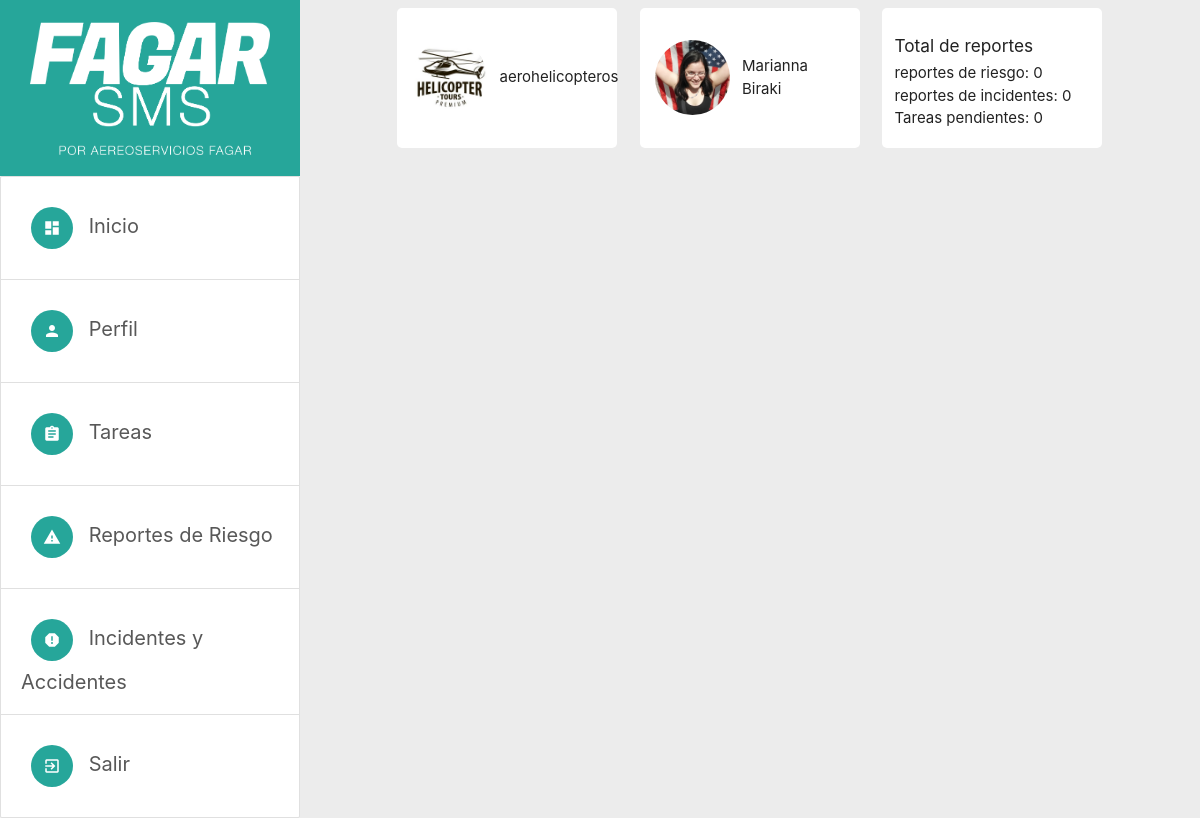
The app's page /employee/dashboard/ (signed in) with its own data.
### users/models.py (models this page shows)
class Company(models.Model):
    company_sms_manager = models.ForeignKey(SmsManager, on_delete=models.CASCADE, related_name='managed_by')
    name                = models.CharField(max_length=100)
    type_of_company     = models.CharField(max_length=1, choices=TYPE_OF_COMPANY, blank=True)
    phone               = models.PositiveBigIntegerField(null=False, default=0)
    company_logo        = models.ImageField(upload_to='companys/company_logos/', default='companys/company_logos/default_company_logo.png')
    rif                 = models.PositiveBigIntegerField(null=False, default=0)
    company_mail        = models.EmailField(blank=False, default='mail@mail.com')

class Employee(models.Model):
    user        = models.OneToOneField(User, on_delete=models.CASCADE, primary_key=True)
    company     = models.ForeignKey(Company, on_delete=models.CASCADE, related_name = 'employee_of_company', default = False)
    name        = models.CharField(max_length=50)
    last_name   = models.CharField(max_length=50)
    phone       = models.PositiveBigIntegerField(null=False, default=0)
    photo       = models.ImageField(upload_to='employees/profile_pics/', default='employees/profile_pics/default_user_profile_pic.png')

### employees/views.py (the view)
# urls.py: path('employee/dashboard/', EmployeeDashboardView.as_view(), name='dashboard'),
class EmployeeDashboardView(View):
    template_name = "employee/employeeStart.html"
    def get(self, request, *args, **kwargs):
        context={}
        id_ = self.request.user.id
        employee = get_object_or_404(Employee, user=id_)
        context["employee"] = employee
        company = get_object_or_404(Company, employee_of_company=employee)
        context["company"] = company
        context["totalRiskReports"] = RiskReport.objects.filter(owner=employee.user).count()
        context["totalIncidentes"] = IncidentAccident.objects.filter(owner=employee.user).count()
        context["uncompleted"]  = Task.objects.filter(reponsable=employee.user, completedTask=False).count()
        return render(request, self.template_name, context)

### employees/templates/employee/employeeStart.html (shortened to what this page needs)
{% extends './employeeDashboard.html' %}
{% load static %}
{% block dashboard %}
<div class="col s12 m10 center-by-margin">
    <div class="col s12 m4">
        <div class="card indicator-card horizontal grey lighten-5 z-depth-1 valign-wrapper">
            <div class="card-image">
                <img src="{{ company.company_logo.url }}" class="profile-pic-small mt-1 mb-1 ml-1">
            </div>
            <div class="card-stacked">
                <div class="card-content">
                    <p>{{ company.name }}</p>
                </div>
            </div>
        </div>
    </div>
    <div class="col s12 m4">
        <div class="card indicator-card horizontal grey lighten-5 z-depth-1 valign-wrapper">
            <div class="card-image">
                <img src="{{ employee.photo.url }}" class="profile-pic-small mt-1 mb-1 ml-1">
            </div>
            <div class="card-stacked">
                <div class="card-content">
                    <p>{{ employee.name }} {{ employee.last_name }}</p>
                </div>
            </div>
        </div>
    </div>
    <div class="col s12 m4">
        <div class="card indicator-card horizontal grey lighten-5 z-depth-1 valign-wrapper">
            <div class="card-stacked">
                <div class="card-content">
                    <h6>Total de reportes</h6>
                    <p>reportes de riesgo: {{ totalRiskReports }}</p>
                    <p>reportes de incidentes: {{ totalIncidentes }}</p>
                    <p>Tareas pendientes: {{ uncompleted }} </p>
                </div>
            </div>
        </div>
    </div>
</div>
{% endblock %}

### static/css/dashboard.css (style rules this page uses)
.profile-pic-small { height: 75px; width: auto !important; border-radius: 50% !important; max-width: 75px !important; }
.card .card-content { padding: 12px !important; }

### static/css/margins.css (style rules this page uses)
.mb-1 { margin-bottom: 1rem !important; }
.mt-1 { margin-top: 1rem !important; }
.ml-1 { margin-left: 1rem !important; }

### static/css/util.css (style rules this page uses)
.center-by-margin { margin-left: auto !important; margin-right: auto !important; }

### static/css/indicators.css (style rules this page uses)
.indicator-card { height: 140px; }

### static/css/newstyles.css (style rules this page uses)
html { background-color: #ececec; }
.main-content .main-content-center > .row, .card.horizontal, .collection-header { padding: 16px !important; background-color: #fff !important; border-radius: 5px !important; }
.card.horizontal.indicator-card { padding: 0 !important; }
.main-content .main-content-center > .row *, .card.horizontal, .collection-header { box-shadow: none !important; }

### records on screen
Company: company_logo (picture), name "aerohelicopteros"
Employee: photo (picture), name "Marianna", last_name "Biraki"

### other values on screen
{{ totalRiskReports }} "0"
{{ totalIncidentes }} "0"
{{ uncompleted }} "0"
